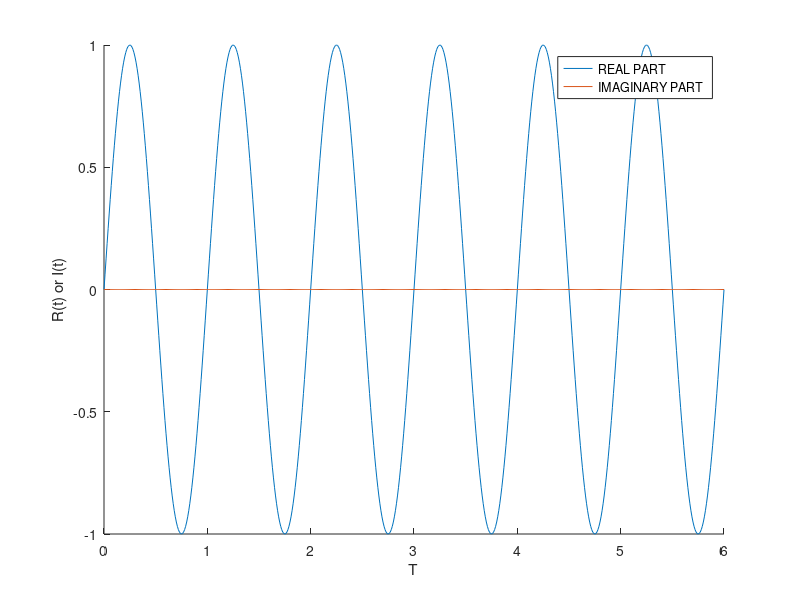

Here is the MATLAB script that generated this plot:
clear all;
clc;
f=1;
fs=3;
T=(fs/f);
t=0:0.01:2*T;
A=sin(2*pi*f*t);
hold on;
R=real(A);
plot(t,R);
I=imag(A);
plot(t,I);
hold off;
legend("REAL PART","IMAGINARY PART");
xlabel('T');
ylabel('R(t) or I(t)');
